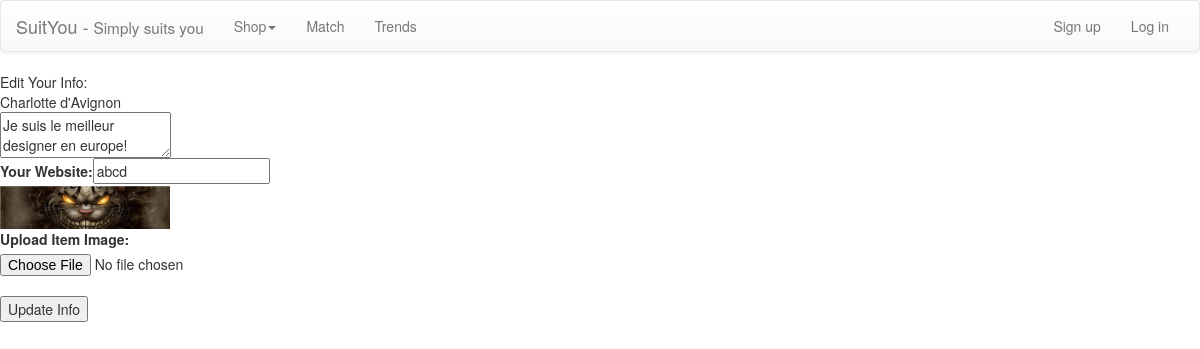
The page /edit_designer_profile.php?designerId=1 on the database its author committed.
### tables this page shows
CREATE TABLE IF NOT EXISTS `users` (
  `user_id` int(11) NOT NULL AUTO_INCREMENT,
  `email` varchar(500) NOT NULL,
  `first_name` varchar(255) NOT NULL,
  `last_name` varchar(255) NOT NULL,
  `address` varchar(500) DEFAULT NULL,
  `gender` enum('MALE','FEMALE') NOT NULL,
  `birth_date` date NOT NULL,
  `is_designer` tinyint(1) NOT NULL DEFAULT '0',
  `is_admin` tinyint(1) NOT NULL DEFAULT '0',
  `avatar` varchar(255) NOT NULL,
  `coupon_meter` int(11) NOT NULL DEFAULT '0',
  `description` text,
  `website_link` varchar(500) DEFAULT NULL,
  `is_spammer` tinyint(1) NOT NULL DEFAULT '0',
  `is_spammer_time` timestamp NULL DEFAULT NULL,
  `time_tracking_ctr` int(11) NOT NULL DEFAULT '0',
  PRIMARY KEY (`user_id`)
);

### edit_designer_profile.php (the view, shortened to what this page needs)
<?php
include("header.php");
$designer = NULL;
if(!empty($_GET["designerId"])) {
	$desQuery = mysql_query("SELECT * FROM users WHERE user_id =".$_GET["designerId"]);
	$designer = mysql_fetch_array($desQuery);
	$name=$designer['first_name']." ".$designer['last_name'];
}
?>
	<div id="site_content">
		<div id="content">
			<div class="edit_designer_info_form">
				<?php if ($designer == NULL) {
				 } else { ?>
					<form id="edit_designer" action="designer_management.php?designerId=<?php echo $designer['user_id']; ?>" method="post" enctype="multipart/form-data".>
				<?php } ?>
			        Edit Your Info:<br />
			        <div class="center">
						<?php echo $name ?>
						<br/>
						<?php if ($designer != NULL) { ?>
						<textarea name="description" form="edit_designer" placeholder="Describe yourself..."><?php echo $designer["description"]	 ?> </textarea>
						<?php } ?>
						<br/>
			        	<label for="website_link">Your Website: </label><input type="text" id="website_link" name="website_link" placeholder="Enter your website..." value="<?php if ($designer != NULL) echo $designer['website_link']; ?>" /><br />
						<?php if ($designer != NULL) { ?>
					    	<img src="images/users/<?php echo $designer['avatar']; ?>" width="170"/><br/>
						<?php } ?>
						<label for="imageToUpload">Upload Item Image:</label><input type="file" name="imageToUpload" id="imageToUpload" <?php if ($designer == NULL) echo "required"; ?>><br/>
						<?php if ($designer != NULL) { ?>
							<input type="submit" value="Update Info" name="submit"/>
						<?php } ?>
					</div>
			    </form>
			</div>
	</div>
</div>
  </body>
</html>

### rows shown on the page
users: name "Charlotte d'Avignon", description "Je suis le meilleur designer en europe!", website_link "abcd", avatar (picture)
